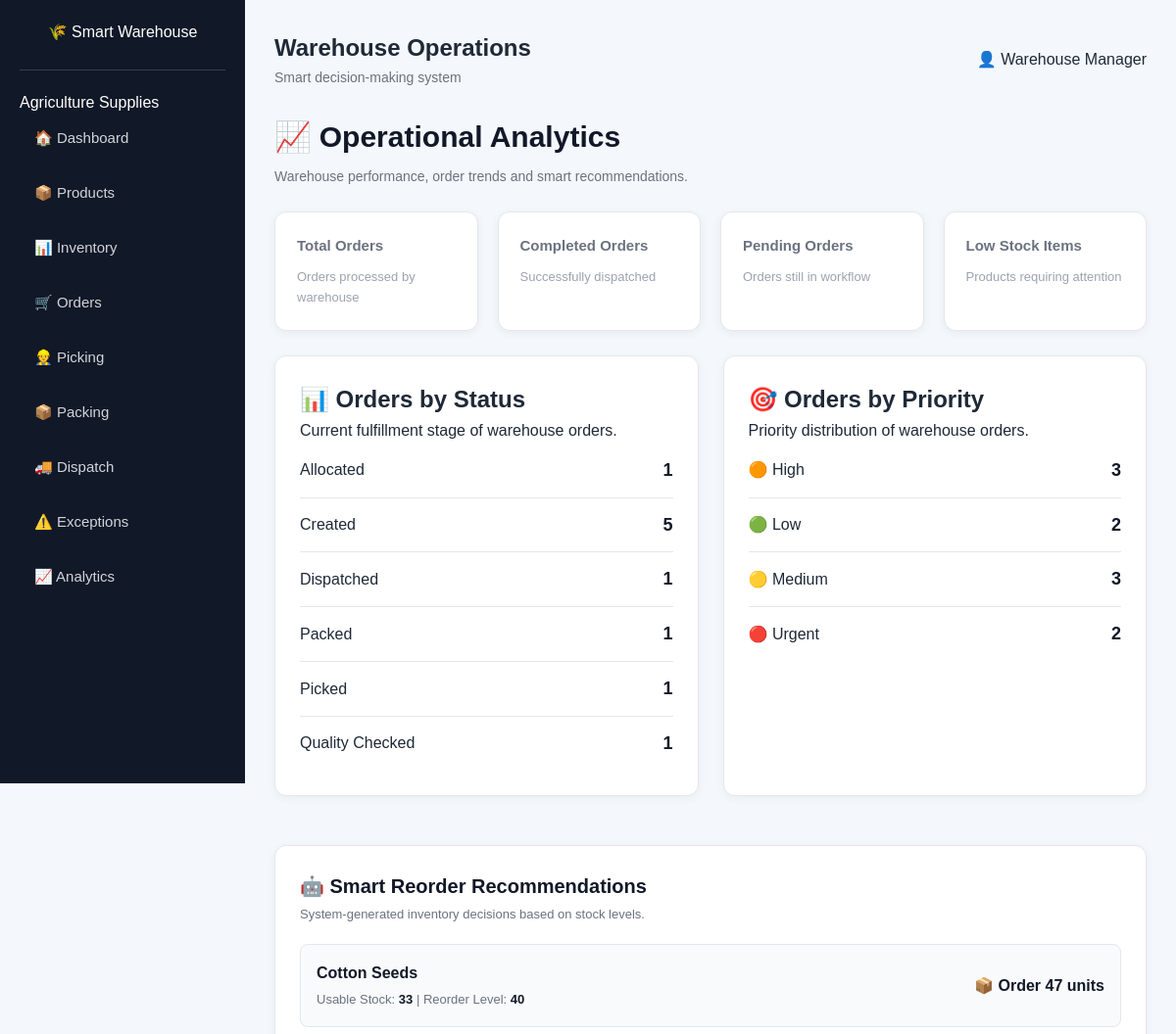
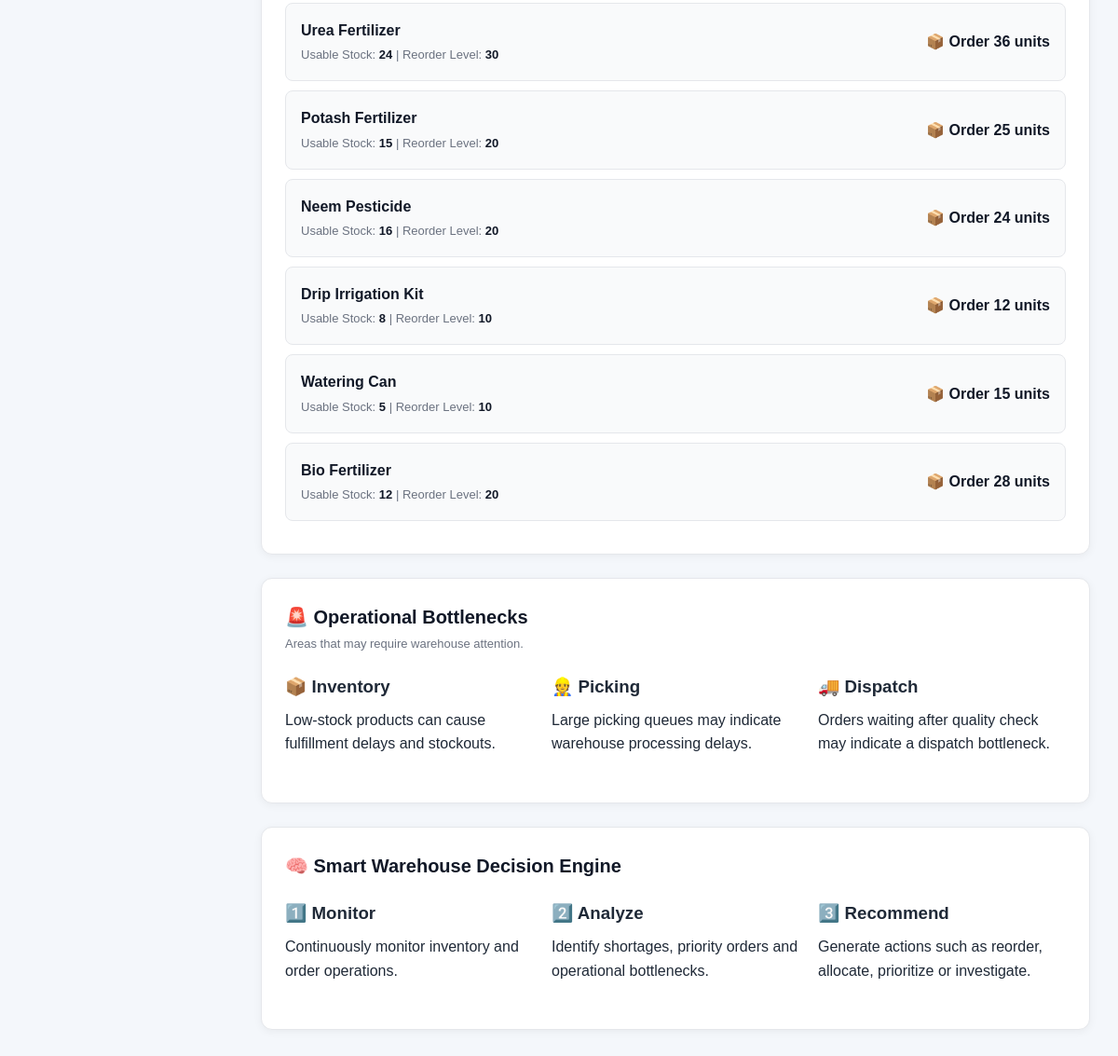
The app's page /analytics with its own data (2 pictures, top to bottom).
### tables this page shows
CREATE TABLE orders (

        order_id TEXT PRIMARY KEY,

        customer TEXT,

        priority TEXT,

        status TEXT,

        order_date TEXT

    );

CREATE TABLE inventory (

        product_id TEXT PRIMARY KEY,

        location_id TEXT,

        quantity INTEGER,

        damaged INTEGER DEFAULT 0

    );

CREATE TABLE products (

        product_id TEXT PRIMARY KEY,

        name TEXT NOT NULL,

        category TEXT,

        unit TEXT,

        reorder_level INTEGER

    );

### app.py (the view)
@app.route("/analytics")
def analytics():
    conn = get_db()
    status_data = conn.execute(
        """
        SELECT

            status,

            COUNT(*) AS count

        FROM orders

        GROUP BY status

        """
    ).fetchall()
    priority_data = conn.execute(
        """
        SELECT

            priority,

            COUNT(*) AS count

        FROM orders

        GROUP BY priority

        """
    ).fetchall()
    recommendations = reorder_recommendations(
        conn
    )
    conn.close()
    return render_template(
        "analytics.html",
        status=status_data,
        priority=priority_data,
        recommendations=recommendations
    )

### app.py (called while the page is built)
def get_db():
    conn = sqlite3.connect(DATABASE)
    conn.row_factory = sqlite3.Row
    return conn

### templates/analytics.html (shortened to what this page needs)
{% extends "base.html" %}
{% block content %}
<div class="topbar">
    <div>
        <h1>📈 Operational Analytics</h1>
        <p>
            Warehouse performance, order trends and
            smart recommendations.
        </p>
    </div>
</div>
<div class="stats-grid">
    <div class="stat-card">
        <h3>Total Orders</h3>
        <p>
            Orders processed by warehouse
        </p>
    </div>
    <div class="stat-card">
        <h3>Completed Orders</h3>
        <p>
            Successfully dispatched
        </p>
    </div>
    <div class="stat-card">
        <h3>Pending Orders</h3>
        <p>
            Orders still in workflow
        </p>
    </div>
    <div class="stat-card">
        <h3>Low Stock Items</h3>
        <p>
            Products requiring attention
        </p>
    </div>
</div>
<div class="analytics-grid">
    <div class="content-card">
        <h2>📊 Orders by Status</h2>
        <p>
            Current fulfillment stage of warehouse orders.
        </p>
        {% for item in status %}
        <div class="analytics-row">
            <span>
                {{ item.status }}
            </span>
            <strong>
                {{ item.count }}
            </strong>
        </div>
        {% else %}
        <p style="margin-top: 15px;">
            No order status data available.
        </p>
        {% endfor %}
    </div>
    <div class="content-card">
        <h2>🎯 Orders by Priority</h2>
        <p>
            Priority distribution of warehouse orders.
        </p>
        {% for item in priority %}
        <div class="analytics-row">
            <span>
                {% if item.priority == "Urgent" %}
                    🔴
                {% elif item.priority == "High" %}
                    🟠
                {% elif item.priority == "Medium" %}
                    🟡
                {% else %}
                    🟢
                {% endif %}
                {{ item.priority }}
            </span>
            <strong>
                {{ item.count }}
            </strong>
        </div>
        {% else %}
        <p style="margin-top: 15px;">
            No priority data available.
        </p>
        {% endfor %}
    </div>
</div>
<div class="content-card">
    <div class="card-header">
        <div>
            <h2>
                🤖 Smart Reorder Recommendations
            </h2>
            <p>
                System-generated inventory decisions based
                on stock levels.
            </p>
        </div>
    </div>
    {% for item in recommendations %}
    <div class="recommendation">
        <div>
            <strong>
                {{ item.name }}
            </strong>
            <p>
                Usable Stock:
                <strong>
                    {{ item.usable }}
                </strong>
                |
                Reorder Level:
                <strong>
                    {{ item.reorder_level }}
                </strong>
            </p>
        </div>
        <div>
            <strong>
                📦 Order
                {{ item.suggested }}
                units
            </strong>
        </div>
    </div>
    {% endfor %}
</div>
<div class="content-card">
    <div class="card-header">
        <div>
            <h2>🚨 Operational Bottlenecks</h2>
            <p>
                Areas that may require warehouse attention.
            </p>
        </div>
    </div>
    <div class="grid-3">
        <div>
            <h3>📦 Inventory</h3>
            <p style="margin-top: 8px;">
                Low-stock products can cause fulfillment
                delays and stockouts.
            </p>
        </div>
        <div>
            <h3>👷 Picking</h3>
            <p style="margin-top: 8px;">
                Large picking queues may indicate
                warehouse processing delays.
            </p>
        </div>
        <div>
            <h3>🚚 Dispatch</h3>
            <p style="margin-top: 8px;">
                Orders waiting after quality check may
                indicate a dispatch bottleneck.
            </p>
        </div>
    </div>
</div>
<div class="content-card">
    <div class="card-header">
        <h2>🧠 Smart Warehouse Decision Engine</h2>
    </div>
    <div class="grid-3">
        <div>
            <h3>1️⃣ Monitor</h3>
            <p style="margin-top: 8px;">
                Continuously monitor inventory and
                order operations.
            </p>
        </div>
        <div>
            <h3>2️⃣ Analyze</h3>
            <p style="margin-top: 8px;">
                Identify shortages, priority orders
                and operational bottlenecks.
            </p>
        </div>
        <div>
            <h3>3️⃣ Recommend</h3>
            <p style="margin-top: 8px;">
                Generate actions such as reorder,
                allocate, prioritize or investigate.
            </p>
        </div>
    </div>
</div>
{% endblock %}

### static/css/style.css (style rules this page uses)
* { margin: 0; padding: 0; box-sizing: border-box; }
body { font-family: Arial, Helvetica, sans-serif; background: #f4f7fb; color: #1f2937; line-height: 1.6; }
.topbar { display: flex; justify-content: space-between; align-items: center; margin-bottom: 25px; }
.topbar h1 { font-size: 30px; color: #111827; margin-bottom: 5px; }
.topbar p { color: #6b7280; font-size: 14px; }
.stats-grid { display: grid; grid-template-columns: repeat(4, 1fr); gap: 20px; margin-bottom: 25px; }
.stat-card { background: white; border-radius: 12px; padding: 22px; box-shadow: 0 2px 10px rgba(0, 0, 0, 0.06); border: 1px solid #e5e7eb; }
.stat-card h3 { font-size: 15px; color: #6b7280; margin-bottom: 10px; }
.stat-card p { font-size: 13px; color: #9ca3af; }
.card, .content-card { background: white; border-radius: 12px; padding: 25px; margin-bottom: 25px; border: 1px solid #e5e7eb; box-shadow: 0 2px 10px rgba(0, 0, 0, 0.05); }
.card-header { display: flex; justify-content: space-between; align-items: center; margin-bottom: 20px; }
.card-header h2 { font-size: 20px; color: #111827; }
.card-header p { color: #6b7280; font-size: 13px; margin-top: 3px; }
.grid-3 { display: grid; grid-template-columns: repeat(3, 1fr); gap: 20px; margin-bottom: 25px; }
.analytics-grid { display: grid; grid-template-columns: repeat(2, 1fr); gap: 25px; margin-bottom: 25px; }
.analytics-row { display: flex; justify-content: space-between; align-items: center; padding: 13px 0; border-bottom: 1px solid #e5e7eb; }
.analytics-row:last-child { border-bottom: none; }
.analytics-row strong { font-size: 18px; color: #111827; }
.recommendation { display: flex; justify-content: space-between; align-items: center; padding: 16px; margin-bottom: 10px; background: #f9fafb; border: 1px solid #e5e7eb; border-radius: 8px; }
.recommendation strong { color: #111827; }
.recommendation p { color: #6b7280; font-size: 13px; margin-top: 4px; }

### records on screen
orders: status "Allocated", count "1"
orders: status "Dispatched", count "1"
orders: status "Packed", count "1"
orders: status "Picked", count "1"
orders: status "Quality Checked", count "1"
inventory: name "Cotton Seeds", usable "33", reorder_level "40", suggested "47"
inventory: name "Urea Fertilizer", usable "24", reorder_level "30", suggested "36"
inventory: name "Potash Fertilizer", usable "15", reorder_level "20", suggested "25"
inventory: name "Neem Pesticide", usable "16", reorder_level "20", suggested "24"
inventory: name "Drip Irrigation Kit", usable "8", reorder_level "10", suggested "12"
inventory: name "Watering Can", usable "5", reorder_level "10", suggested "15"
inventory: name "Bio Fertilizer", usable "12", reorder_level "20", suggested "28"

### other values on screen
{{ item.status }} "Created"
{{ item.count }} "5"
{{ item.priority }} "High" "Low" "Medium" "Urgent"
{{ item.count }} "3" "2" "3" "2"
